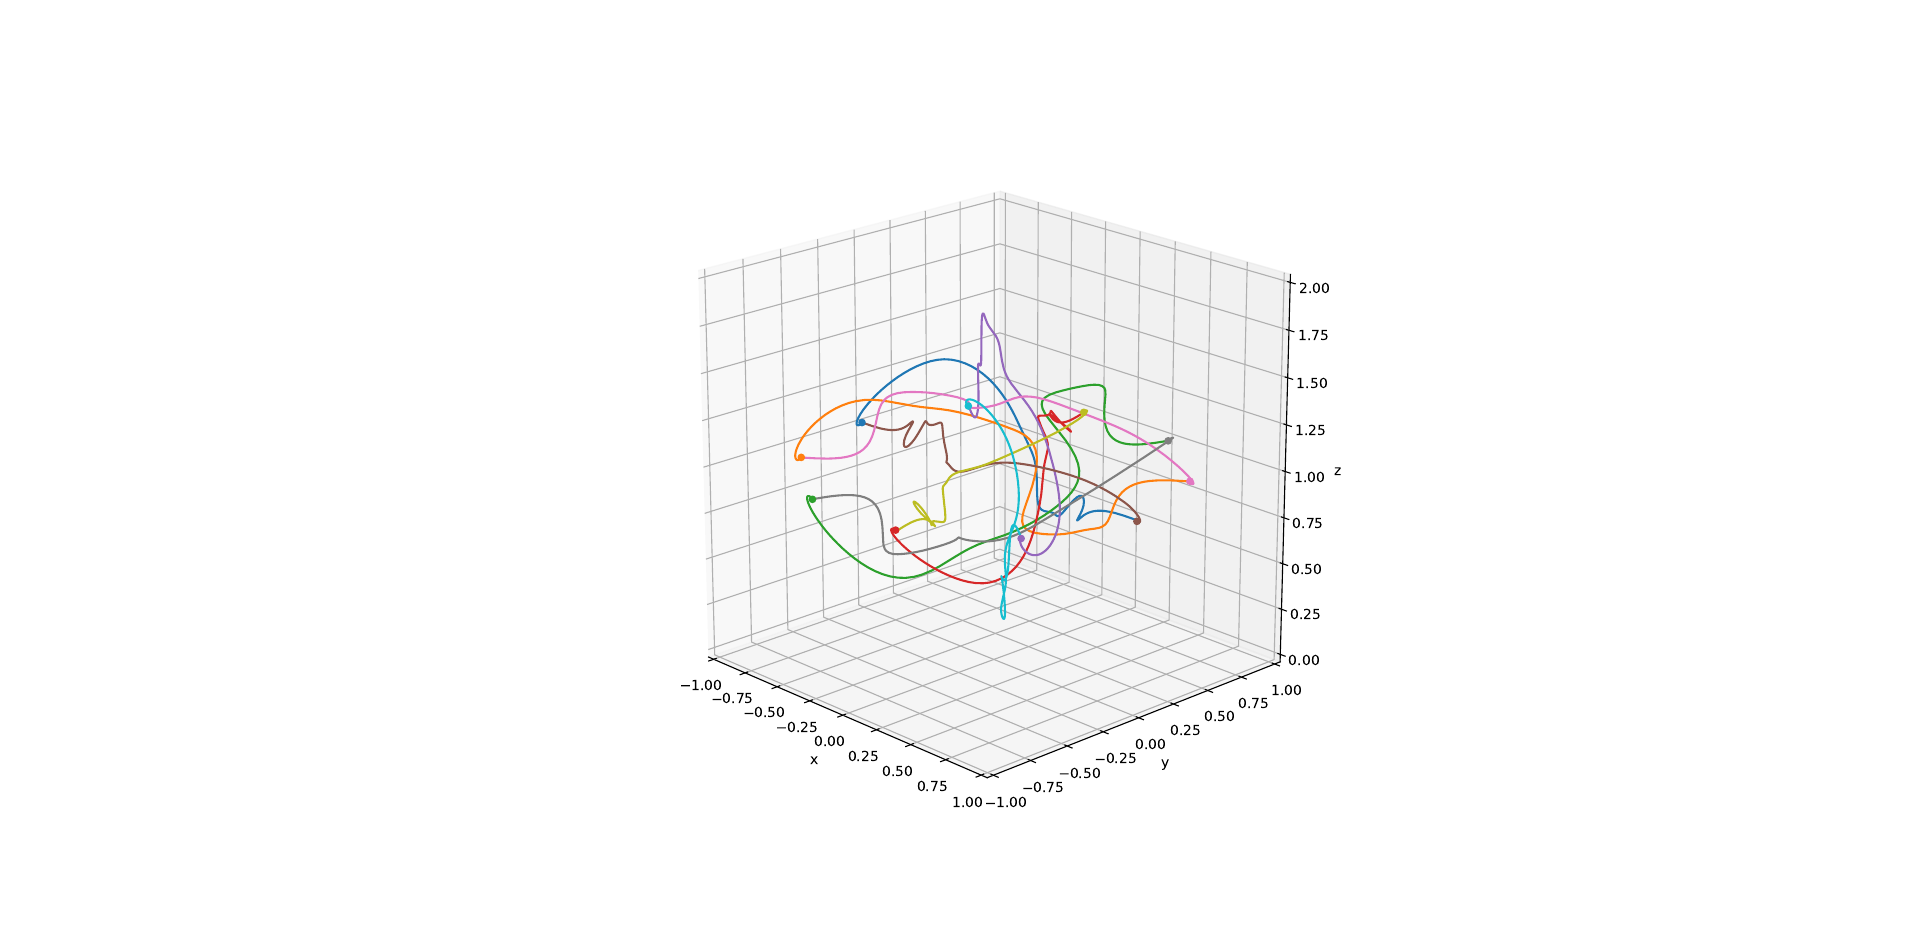

Recreate this plot in Python.
import sys
import numpy as np
import matplotlib.pyplot as plt
from matplotlib.widgets import Slider  # , Button, RadioButtons
from mpl_toolkits.mplot3d import Axes3D

traj = np.load(sys.path[0] + "/pos_traj.npy")
agents = traj.shape[0]
timesteps = traj.shape[1]

print("Showing {2}D trajectories of {0} agents with {1} timesteps".format(traj.shape[0], traj.shape[1], traj.shape[2]))

fig = plt.figure()
ax = fig.add_subplot(111, aspect='equal', projection='3d')
plt.subplots_adjust(bottom=0.25)  # make room for the slider

ax_step = plt.axes([0.25, 0.1, 0.65, 0.03])
s_step = Slider(ax_step, 'timestep', 0, timesteps - 1, valinit=0, valstep=1)

plotRange = 1


def setupPlotStuff():
    ax.set_xlim3d(-plotRange, plotRange)
    ax.set_ylim3d(-plotRange, plotRange)
    ax.set_zlim3d(0, 2 * plotRange)
    ax.set_xlabel('x')
    ax.set_ylabel('y')
    ax.set_zlabel('z')


def update(val):
    step = int(s_step.val)
    ax.clear()
    setupPlotStuff()
    for i in range(0, agents):
        trail = max(0, step - 999999)
        ax.plot3D(traj[i, trail:step + 1, 0], traj[i, trail:step + 1, 1], traj[i, trail:step + 1, 2])
        ax.scatter(traj[i, step, 0], traj[i, step, 1], traj[i, step, 2])
    fig.canvas.draw_idle()


s_step.on_changed(update)

update(1)  # run update once to set axes range

plt.savefig(sys.path[0] + "/plot.pdf", dpi=None, facecolor='w', edgecolor='w',
            orientation='portrait', papertype=None, format=None,
            transparent=False, bbox_inches=None, pad_inches=0.1,
            frameon=None, metadata=None)
plt.show()
